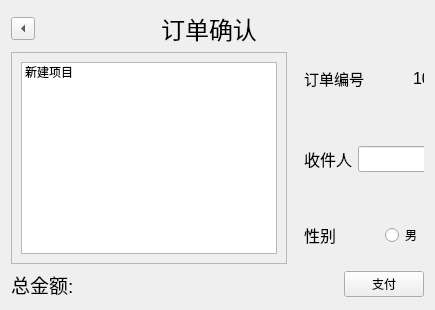
      <widget class="QWidget" name="page_checked">
       <layout class="QGridLayout" name="gridLayout">
        <item row="1" column="2" colspan="2">
         <widget class="QFrame" name="frame">
          <widget class="QWidget" name="layoutWidget">
           <property name="geometry">
            <rect>
             <x>11</x>
             <y>11</y>
             <width>211</width>
             <height>31</height>
            </rect>
           </property>
           <layout class="QHBoxLayout" name="horizontalLayout_13">
            <item>
             <widget class="QLabel" name="label_13">
              <property name="text">
               <string>&lt;html&gt;&lt;head/&gt;&lt;body&gt;&lt;p&gt;&lt;span style=&quot; font-size:11pt;&quot;&gt;订单编号&lt;/span&gt;&lt;/p&gt;&lt;/body&gt;&lt;/html&gt;</string>
              </property>
             </widget>
            </item>
            <item>
             <widget class="QLabel" name="label_bill_id">
              <property name="text">
               <string>&lt;html&gt;&lt;head/&gt;&lt;body&gt;&lt;p&gt;&lt;span style=&quot; font-size:12pt;&quot;&gt;10086&lt;/span&gt;&lt;/p&gt;&lt;/body&gt;&lt;/html&gt;</string>
              </property>
             </widget>
            </item>
           </layout>
          </widget>
          <widget class="QWidget" name="layoutWidget">
           <property name="geometry">
            <rect>
             <x>11</x>
             <y>87</y>
             <width>181</width>
             <height>41</height>
            </rect>
           </property>
           <layout class="QHBoxLayout" name="horizontalLayout_11">
            <item>
             <widget class="QLabel" name="label_11">
              <property name="text">
               <string>&lt;html&gt;&lt;head/&gt;&lt;body&gt;&lt;p&gt;&lt;span style=&quot; font-size:12pt;&quot;&gt;收件人&lt;/span&gt;&lt;/p&gt;&lt;/body&gt;&lt;/html&gt;</string>
              </property>
             </widget>
            </item>
            <item>
             <widget class="QLineEdit" name="text_bill_name">
              <property name="font">
               <font>
                <pointsize>11</pointsize>
               </font>
              </property>
             </widget>
            </item>
           </layout>
          </widget>
          <widget class="QWidget" name="layoutWidget">
           <property name="geometry">
            <rect>
             <x>11</x>
             <y>163</y>
             <width>161</width>
             <height>41</height>
            </rect>
           </property>
           <layout class="QHBoxLayout" name="horizontalLayout_12">
            <item>
             <widget class="QLabel" name="label_12">
              <property name="text">
               <string>&lt;html&gt;&lt;head/&gt;&lt;body&gt;&lt;p&gt;&lt;span style=&quot; font-size:12pt;&quot;&gt;性别&lt;/span&gt;&lt;/p&gt;&lt;/body&gt;&lt;/html&gt;</string>
              </property>
             </widget>
            </item>
            <item>
             <layout class="QHBoxLayout" name="horizontalLayout_10">
              <item>
               <widget class="QRadioButton" name="radio_bill_male">
                <property name="text">
                 <string>男</string>
                </property>
                <attribute name="buttonGroup">
                 <string notr="true">buttonGroup_2</string>
                </attribute>
               </widget>
              </item>
              <item>
               <widget class="QRadioButton" name="radio_bill_female">
                <property name="text">
                 <string>女</string>
                </property>
                <attribute name="buttonGroup">
                 <string notr="true">buttonGroup_2</string>
                </attribute>
               </widget>
              </item>
             </layout>
            </item>
           </layout>
          </widget>
          <widget class="QWidget" name="layoutWidget">
           <property name="geometry">
            <rect>
             <x>11</x>
             <y>239</y>
             <width>221</width>
             <height>33</height>
            </rect>
           </property>
           <layout class="QHBoxLayout" name="horizontalLayout_14">
            <item>
             <widget class="QLabel" name="label_15">
              <property name="text">
               <string>&lt;html&gt;&lt;head/&gt;&lt;body&gt;&lt;p&gt;&lt;span style=&quot; font-size:12pt;&quot;&gt;联系方式&lt;/span&gt;&lt;/p&gt;&lt;/body&gt;&lt;/html&gt;</string>
              </property>
             </widget>
            </item>
            <item>
             <widget class="QLineEdit" name="text_bill_contactInfo">
              <property name="font">
               <font>
                <pointsize>11</pointsize>
               </font>
              </property>
              <property name="text">
               <string/>
              </property>
             </widget>
            </item>
           </layout>
          </widget>
          <widget class="QWidget" name="layoutWidget">
           <property name="geometry">
            <rect>
             <x>11</x>
             <y>315</y>
             <width>239</width>
             <height>29</height>
            </rect>
           </property>
           <layout class="QHBoxLayout" name="horizontalLayout_15">
            <item>
             <widget class="QLabel" name="label_16">
              <property name="text">
               <string>&lt;html&gt;&lt;head/&gt;&lt;body&gt;&lt;p&gt;&lt;span style=&quot; font-size:12pt;&quot;&gt;配送地点&lt;/span&gt;&lt;/p&gt;&lt;/body&gt;&lt;/html&gt;</string>
              </property>
             </widget>
            </item>
            <item>
             <widget class="QComboBox" name="comboBox_bill_address">
              <property name="minimumSize">
               <size>
                <width>150</width>
                <height>0</height>
               </size>
              </property>
              <item>
               <property name="text">
                <string>校门</string>
               </property>
              </item>
              <item>
               <property name="text">
                <string>文科楼</string>
               </property>
              </item>
              <item>
               <property name="text">
                <string>行知楼</string>
               </property>
              </item>
              <item>
               <property name="text">
                <string>一教</string>
               </property>
              </item>
              <item>
               <property name="text">
                <string>球类馆</string>
               </property>
              </item>
              <item>
               <property name="text">
                <string>D区宿舍</string>
               </property>
              </item>
              <item>
               <property name="text">
                <string>科技楼</string>
               </property>
              </item>
              <item>
               <property name="text">
                <string>三教</string>
               </property>
              </item>
              <item>
               <property name="text">
                <string>C区宿舍</string>
               </property>
              </item>
              <item>
               <property name="text">
                <string>四创中心</string>
               </property>
              </item>
              <item>
               <property name="text">
                <string>电子图书馆</string>
               </property>
              </item>
              <item>
               <property name="text">
                <string>校医院</string>
               </property>
              </item>
              <item>
               <property name="text">
                <string>十一教</string>
               </property>
              </item>
              <item>
               <property name="text">
                <string>图书馆</string>
               </property>
              </item>
              <item>
               <property name="text">
                <string>F区宿舍</string>
               </property>
              </item>
             </widget>
            </item>
           </layout>
          </widget>
          <widget class="QWidget" name="layoutWidget">
           <property name="geometry">
            <rect>
             <x>11</x>
             <y>391</y>
             <width>231</width>
             <height>40</height>
            </rect>
           </property>
           <layout class="QHBoxLayout" name="horizontalLayout_16">
            <item>
             <widget class="QLabel" name="label_17">
              <property name="text">
               <string>&lt;html&gt;&lt;head/&gt;&lt;body&gt;&lt;p&gt;&lt;span style=&quot; font-size:12pt;&quot;&gt;下单时间&lt;/span&gt;&lt;/p&gt;&lt;/body&gt;&lt;/html&gt;</string>
              </property>
             </widget>
            </item>
            <item>
             <widget class="QLabel" name="label_bill_date">
              <property name="text">
               <string>&lt;html&gt;&lt;head/&gt;&lt;body&gt;&lt;p&gt;&lt;br/&gt;&lt;/p&gt;&lt;/body&gt;&lt;/html&gt;</string>
              </property>
             </widget>
            </item>
           </layout>
          </widget>
         </widget>
        </item>
        <item row="2" column="3">
         <widget class="QPushButton" name="btn_pay">
          <property name="text">
           <string>支付</string>
          </property>
         </widget>
        </item>
        <item row="0" column="1" colspan="2">
         <widget class="QLabel" name="label_10">
          <property name="text">
           <string>&lt;html&gt;&lt;head/&gt;&lt;body&gt;&lt;p align=&quot;center&quot;&gt;&lt;span style=&quot; font-size:18pt;&quot;&gt;订单确认&lt;/span&gt;&lt;/p&gt;&lt;/body&gt;&lt;/html&gt;</string>
          </property>
         </widget>
        </item>
        <item row="2" column="0">
         <widget class="QLabel" name="label_bill_sum">
          <property name="text">
           <string>&lt;html&gt;&lt;head/&gt;&lt;body&gt;&lt;p&gt;&lt;span style=&quot; font-size:14pt;&quot;&gt;总金额:&lt;/span&gt;&lt;/p&gt;&lt;/body&gt;&lt;/html&gt;</string>
          </property>
         </widget>
        </item>
        <item row="0" column="0">
         <widget class="QToolButton" name="btn_back">
          <property name="text">
           <string>返回</string>
          </property>
          <property name="arrowType">
           <enum>Qt::LeftArrow</enum>
          </property>
         </widget>
        </item>
        <item row="1" column="0" colspan="2">
         <widget class="QScrollArea" name="checked_list">
          <property name="widgetResizable">
           <bool>true</bool>
          </property>
          <widget class="QWidget" name="scrollAreaWidgetContents_2">
           <property name="geometry">
            <rect>
             <x>0</x>
             <y>0</y>
             <width>278</width>
             <height>477</height>
            </rect>
           </property>
           <layout class="QVBoxLayout" name="verticalLayout_7">
            <item>
             <widget class="QListWidget" name="listWidget">
              <item>
               <property name="text">
                <string>新建项目</string>
               </property>
              </item>
             </widget>
            </item>
           </layout>
          </widget>
         </widget>
        </item>
       </layout>
      </widget>
